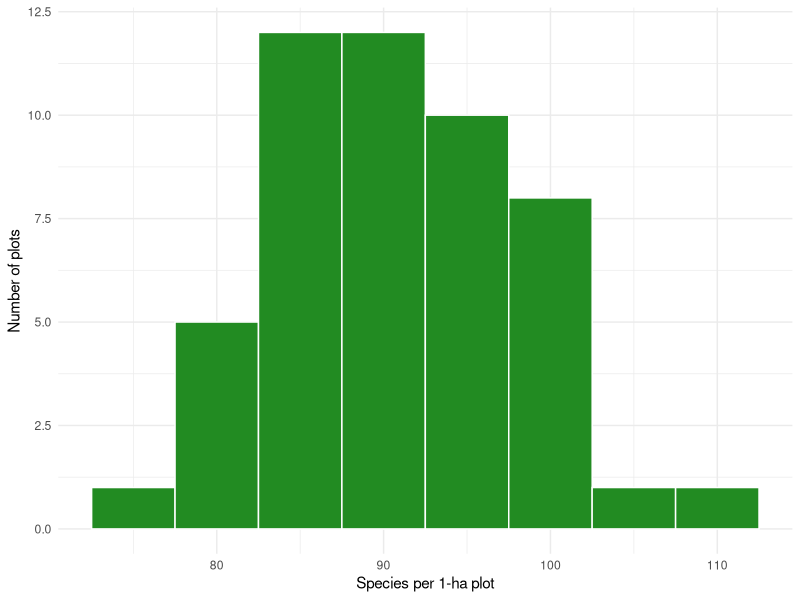
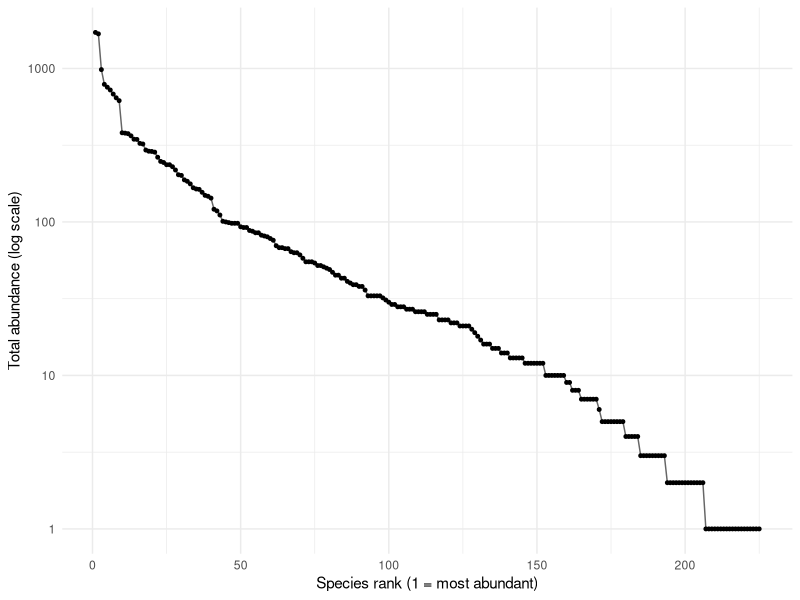
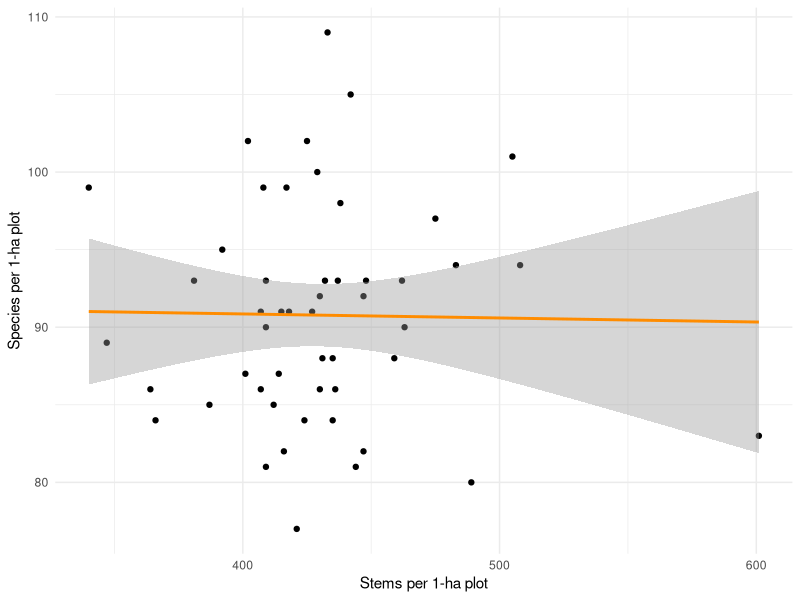
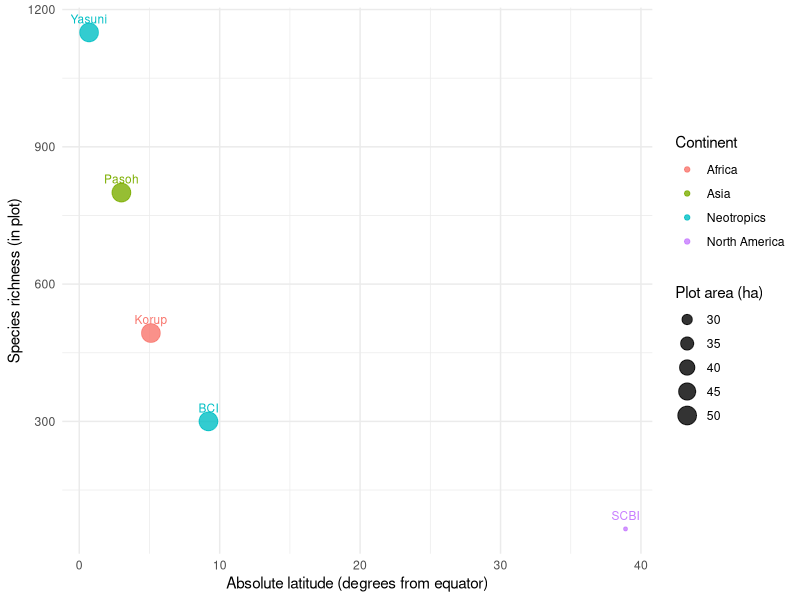
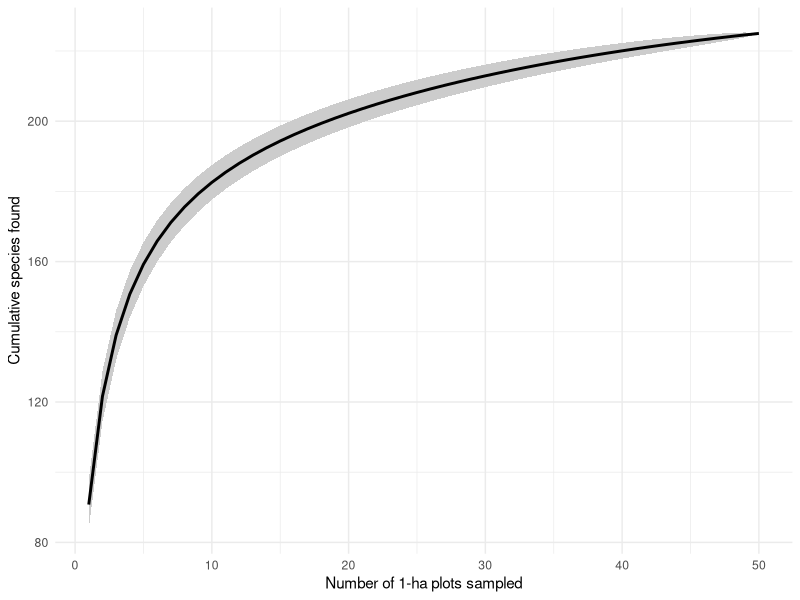

Reproduce these figures in R, in order.
## ---- chunk 1
#| label: setup
#| include: false
knitr::opts_chunk$set(message = FALSE, warning = FALSE)
## ---- chunk 2
#| label: libraries
library(vegan)      # community ecology: diversity, rarefaction, accumulation
library(tidyverse)  # data wrangling and ggplot2
library(broom)      # tidy model output

data(BCI)           # load the Barro Colorado Island plot-by-species table
## ---- chunk 3
#| label: peek
dim(BCI)            # rows = 1-ha plots, columns = species
BCI[1:5, 1:6]       # a corner of the table: counts of trees, by species, by plot
## ---- chunk 4
#| label: richness
richness <- specnumber(BCI)     # one richness value per 1-ha plot
summary(richness)               # how many species per hectare?
## ---- chunk 5
#| label: fig-richness-hist
#| fig-cap: "Distribution of tree species richness across the fifty 1-ha BCI plots."
tibble(richness = richness) |>
  ggplot(aes(x = richness)) +
  geom_histogram(binwidth = 5, fill = "forestgreen", colour = "white") +
  labs(x = "Species per 1-ha plot", y = "Number of plots") +
  theme_minimal()
## ---- chunk 6
#| label: fig-rankabundance
#| fig-cap: "Rank--abundance (Whittaker) plot for pooled BCI trees. A few species are very common; a long tail is rare."
pooled <- colSums(BCI)                      # total trees of each species, all plots

rank_ab <- tibble(species = names(pooled), abundance = pooled) |>
  filter(abundance > 0) |>
  arrange(desc(abundance)) |>
  mutate(rank = row_number())

ggplot(rank_ab, aes(x = rank, y = abundance)) +
  geom_line(colour = "grey40") +
  geom_point(size = 1) +
  scale_y_log10() +
  labs(x = "Species rank (1 = most abundant)",
       y = "Total abundance (log scale)") +
  theme_minimal()
## ---- chunk 7
#| label: diversity-indices
shannon <- diversity(BCI, index = "shannon")   # accounts for richness + evenness
simpson <- diversity(BCI, index = "simpson")   # prob. two random trees differ

tibble(shannon = shannon, simpson = simpson) |>
  summarise(across(everything(), list(mean = mean, sd = sd)))
## ---- chunk 8
#| label: hill
## The "effective number of species": how many EQUALLY-common species
## would give the same Shannon diversity?
effective_species <- exp(shannon)
summary(effective_species)
## ---- chunk 9
#| label: rarefaction
stems <- rowSums(BCI)                 # total trees per plot
min_stems <- min(stems)               # thin every plot to this many
rarefied <- rarefy(BCI, sample = min_stems)

tibble(observed = richness, rarefied = rarefied) |>
  summarise(mean_observed = mean(observed),
            mean_rarefied = mean(rarefied))
## ---- chunk 10
#| label: richness-stems-model
model_df <- tibble(richness = richness, stems = rowSums(BCI))

fit <- lm(richness ~ stems, data = model_df)

tidy(fit)      # slope, intercept, and their uncertainty
glance(fit)    # r.squared: how much of richness variation stems explain
## ---- chunk 11
#| label: fig-richness-stems
#| fig-cap: "Plot-level richness vs. number of stems, with a fitted line."
ggplot(model_df, aes(x = stems, y = richness)) +
  geom_point() +
  geom_smooth(method = "lm", se = TRUE, colour = "darkorange") +
  labs(x = "Stems per 1-ha plot", y = "Species per 1-ha plot") +
  theme_minimal()
## ---- chunk 12
#| label: sites-table
sites <- tribble(
  ~site,             ~country,    ~continent,      ~abs_latitude, ~area_ha, ~species,
  "SCBI",            "USA",       "North America",          38.9,     25.6,       65,
  "BCI",             "Panama",    "Neotropics",              9.2,     50.0,      300,
  "Korup",           "Cameroon",  "Africa",                  5.1,     50.0,      493,
  "Pasoh",           "Malaysia",  "Asia",                    3.0,     50.0,      800,
  "Yasuni",          "Ecuador",   "Neotropics",              0.7,     50.0,     1150
)

sites
## ---- chunk 13
#| label: fig-latitude
#| fig-cap: "Tree species richness vs. absolute latitude across forest plots. Point size shows plot area; colour shows continent. Mind the area caveat."
ggplot(sites, aes(x = abs_latitude, y = species,
                  colour = continent, size = area_ha)) +
  geom_point(alpha = 0.8) +
  geom_text(aes(label = site), vjust = -1, size = 3, show.legend = FALSE) +
  labs(x = "Absolute latitude (degrees from equator)",
       y = "Species richness (in plot)",
       colour = "Continent", size = "Plot area (ha)") +
  theme_minimal() # + scale_y_log10()
## ---- chunk 14
   #| label: deliverable-accumulation
   #| eval: false
   accum <- specaccum(BCI)   # cumulative species as plots are added
   accum_df <- tibble(plots = accum$sites,
                      richness = accum$richness,
                      sd = accum$sd)

   ggplot(accum_df, aes(x = plots, y = richness)) +
     geom_ribbon(aes(ymin = richness - sd, ymax = richness + sd),
                 fill = "grey80") +
     geom_line(linewidth = 1) +
     labs(x = "Number of 1-ha plots sampled",
          y = "Cumulative species found") +
     theme_minimal()
